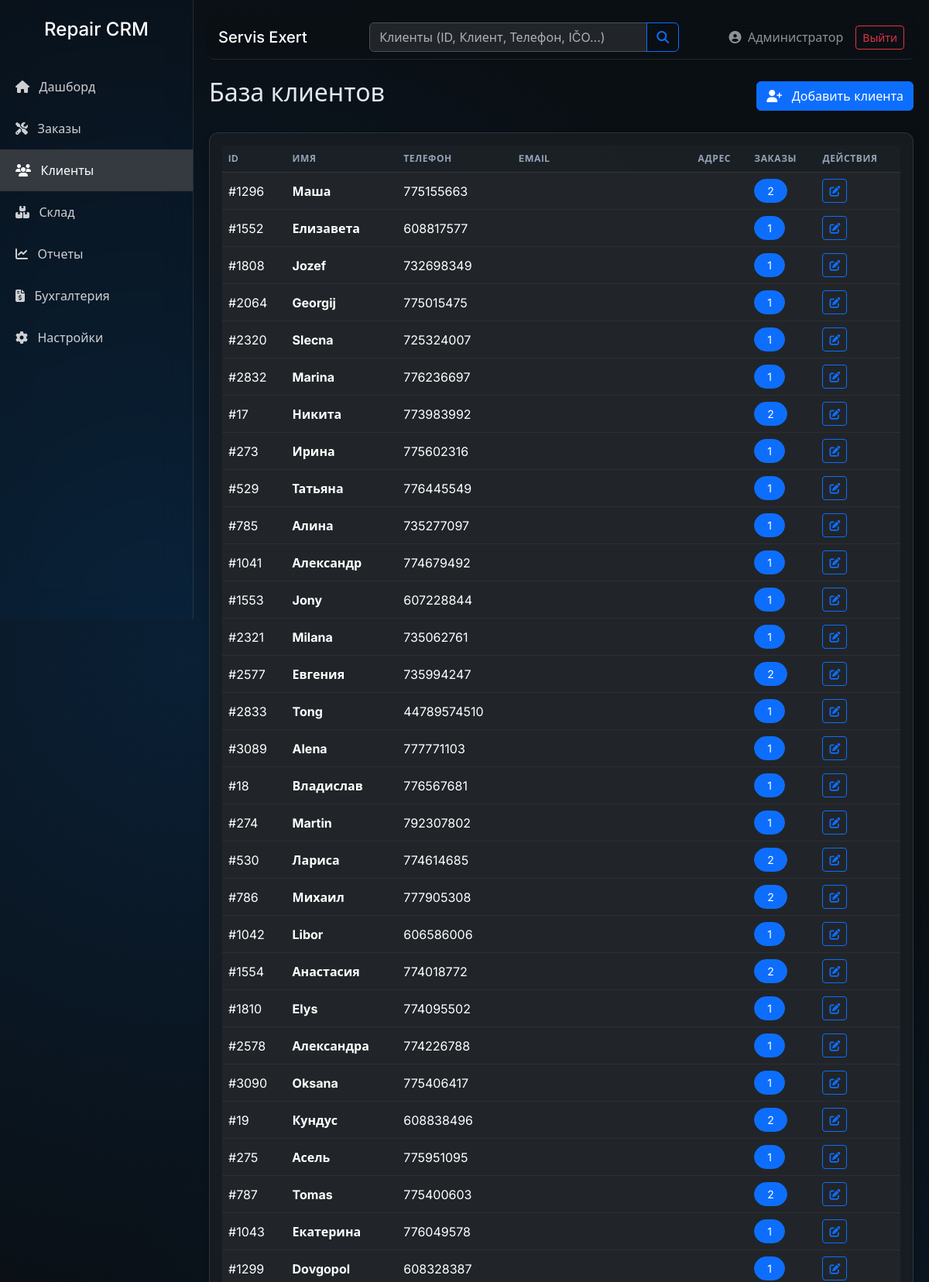
Screenshot of /customers.php?cp=4 (signed in, upper part) with the database file from the repository.
### tables this page shows
CREATE TABLE `customers` (
  `id` int(11) NOT NULL AUTO_INCREMENT,
  `customer_type` enum('private','company') DEFAULT 'private',
  `first_name` varchar(50) NOT NULL,
  `last_name` varchar(50) NOT NULL,
  `ico` varchar(20) DEFAULT NULL,
  `dic` varchar(20) DEFAULT NULL,
  `company` varchar(100) DEFAULT NULL,
  `phone` varchar(20) DEFAULT NULL,
  `email` varchar(100) DEFAULT NULL,
  `address` text DEFAULT NULL,
  `created_at` timestamp NOT NULL DEFAULT current_timestamp(),
  `old_user_id` int(11) DEFAULT NULL,
  PRIMARY KEY (`id`)
);

### includes/functions.php (called while the page is built, shortened)
<?php
function get_setting($key, $default = '') {
    global $pdo;
    static $cache = [];
    if (array_key_exists($key, $cache)) {
        return $cache[$key];
    }
    try {
        $stmt = $pdo->prepare("SELECT setting_value FROM system_settings WHERE setting_key = ?");
        $stmt->execute([$key]);
        $val = $stmt->fetchColumn();
        if ($val !== false) {
            $cache[$key] = $val;
            return $val;
        }
    } catch (Exception $e) {
        $cache[$key] = $default;
        return $default;
    }
    return $default;
}
?>

### includes/lang.php (called while the page is built, shortened)
<?php
function __($key, $override_lang = null) {
    global $lang_data, $pdo;
    if ($override_lang) {
        $lang = $override_lang;
    } elseif (isset($_SESSION['lang'])) {
        $lang = $_SESSION['lang'];
    } elseif (isset($pdo) && function_exists('get_setting')) {
        $lang = get_setting('language', 'ru');
    } else {
        $lang = 'ru';
    }
    return $lang_data[$lang][$key] ?? $key;
}
?>

### customers.php (the view, shortened to what this page needs)
<?php
require_once 'includes/config.php';
require_once 'includes/functions.php';
require_once 'includes/header.php';
$customers = [];
if (isset($pdo)) {
    try {
        $limit = 50;
        $page = isset($_GET['cp']) && is_numeric($_GET['cp']) ? (int)$_GET['cp'] : 1;
        $offset = ($page - 1) * $limit;
        $search = $_GET['search'] ?? '';
        if (!empty($search)) {
            $search = trim($search);
            $exact_id_filter = is_numeric($search) ? " OR id = ?" : "";
            $count_stmt = $pdo->prepare("SELECT COUNT(*) FROM customers WHERE (first_name LIKE ? OR last_name LIKE ? OR phone LIKE ? OR email LIKE ? OR ico LIKE ? OR dic LIKE ? OR company LIKE ?$exact_id_filter)");
            $term = "%$search%";
            $params = [$term, $term, $term, $term, $term, $term, $term];
            if (is_numeric($search)) $params[] = (int)$search;
            $count_stmt->execute($params);
            $total_customers = $count_stmt->fetchColumn();
            $stmt = $pdo->prepare("SELECT * FROM customers WHERE
                (first_name LIKE ? OR
                last_name LIKE ? OR
                phone LIKE ? OR
                email LIKE ? OR
                ico LIKE ? OR
                dic LIKE ? OR
                company LIKE ?$exact_id_filter)
                ORDER BY (CASE WHEN id = ? THEN 1 ELSE 2 END), last_name ASC LIMIT $limit OFFSET $offset");
            $search_id = is_numeric($search) ? (int)$search : 0;
            $exec_params = $params;
            $exec_params[] = $search_id;
            $stmt->execute($exec_params);
        } else {
            $stmt = $pdo->query("SELECT * FROM customers ORDER BY last_name ASC LIMIT $limit OFFSET $offset");
        }
        $customers = $stmt->fetchAll();
        $order_counts = [];
        if (!empty($customers)) {
            $customer_ids = array_column($customers, 'id');
            $placeholders = implode(',', array_fill(0, count($customer_ids), '?'));
            $c_stmt = $pdo->prepare("SELECT customer_id, COUNT(*) as cnt FROM orders WHERE customer_id IN ($placeholders) GROUP BY customer_id");
            $c_stmt->execute($customer_ids);
            while ($row = $c_stmt->fetch()) {
                $order_counts[$row['customer_id']] = (int)$row['cnt'];
            }
        }
    } catch (PDOException $e) { }
}
?>
<div class="d-flex justify-content-between align-items-center mb-4">
    <h2><?php echo __('customers_db'); ?></h2>
    <div class="d-flex gap-2">
        <button class="btn btn-primary" data-bs-toggle="modal" data-bs-target="#newCustomerModal">
            <i class="fas fa-user-plus me-2"></i> <?php echo __('add_customer'); ?>
        </button>
    </div>
</div>
<div class="card">
    <div class="card-body">
        <div class="table-responsive">
            <table class="table table-hover align-middle">
                <thead>
                    <tr>
                        <th>ID</th>
                        <th><?php echo __('name_col'); ?></th>
                        <th><?php echo __('phone'); ?></th>
                        <th>Email</th>
                        <th><?php echo __('address'); ?></th>
                        <th><?php echo __('orders'); ?></th>
                        <th><?php echo __('actions'); ?></th>
                    </tr>
                </thead>
                <tbody>
                    <?php if (empty($customers)): ?>
                        <tr>
                            <td colspan="7" class="text-center py-4 text-muted"><?php echo __('no_customers_found'); ?></td>
                        </tr>
                    <?php else: ?>
                        <?php foreach ($customers as $customer): ?>
                        <tr>
                            <td>#<?php echo $customer['id']; ?></td>
                            <td>
                                <strong>
                                    <?php
                                    if ($customer['customer_type'] == 'company') {
                                        echo htmlspecialchars($customer['company'] ?: $customer['last_name']);
                                        echo ' <small class="text-muted">(Firma)</small>';
                                    } else {
                                        echo htmlspecialchars($customer['last_name'] . ' ' . $customer['first_name']);
                                    }
                                    ?>
                                </strong>
                            </td>
                            <td><?php echo htmlspecialchars($customer['phone']); ?></td>
                            <td><?php echo htmlspecialchars($customer['email']); ?></td>
                            <td><?php echo htmlspecialchars($customer['address']); ?></td>
                            <td>
                                <?php
                                $count = $order_counts[$customer['id']] ?? 0;
                                ?>
                                <button class="btn btn-sm <?php echo $count > 0 ? 'btn-primary' : 'btn-outline-secondary'; ?> rounded-pill px-3"
                                        onclick="showCustomerOrders(<?php echo $customer['id']; ?>, '<?php echo htmlspecialchars($customer['first_name'] . ' ' . $customer['last_name']); ?>')"
                                        <?php echo $count == 0 ? 'disabled' : ''; ?>>
                                    <?php echo $count; ?>
                                </button>
                            </td>
                            <td>
                                <div class="btn-group btn-group-sm">
                                    <a href="edit_customer.php?id=<?php echo $customer['id']; ?>" class="btn btn-outline-primary"><i class="fas fa-edit"></i></a>
                                </div>
                            </td>
                        </tr>
                        <?php endforeach; ?>
                    <?php endif; ?>
                </tbody>
            </table>
        </div>
    </div>
</div>
<?php require_once 'includes/footer.php'; ?>

### assets/css/style.css (style rules this page uses)
:root { --sidebar-width: 250px; --primary-color: #0d7ff2; --glass-bg: rgba(255, 255, 255, 0.05); --glass-border: rgba(255, 255, 255, 0.1); }
body { background-color: #0a0f14; background-image: radial-gradient(circle at 20% 30%, rgba(13, 127, 242, 0.15) 0%, transparent 40%), radial-gradient(circle at 80% 70%, rgba(13, 127, 242, 0.1) 0%, transparent 40%); background-attachment: fixed; color: #e2e8f0; font-family: 'Inter', system-ui, -apple-system, sans-serif; position: relative; }
.card { border: 1px solid var(--glass-border); background: rgba(25, 30, 36, 0.8); box-shadow: 0 4px 12px 0 rgba(0, 0, 0, 0.2); margin-bottom: 20px; border-radius: 12px; color: #e2e8f0; }
.table { color: #cbd5e1; }
.table thead th { background-color: rgba(255,255,255,0.02); text-transform: uppercase; font-size: 0.75rem; letter-spacing: 0.05em; color: #94a3b8; border-bottom: 1px solid var(--glass-border); }
.table td { border-color: rgba(255,255,255,0.05); }

### rows the page displays
customers: id "1296", last_name+first_name "Маша", phone "775155663", id "2"
customers: id "1552", last_name+first_name "Елизавета", phone "608817577", id "1"
customers: id "1808", last_name+first_name "Jozef", phone "732698349", id "1"
customers: id "2064", last_name+first_name "Georgij", phone "775015475", id "1"
customers: id "2320", last_name+first_name "Slecna", phone "725324007", id "1"
customers: id "2832", last_name+first_name "Marina", phone "776236697", id "1"
customers: id "17", last_name+first_name "Никита", phone "773983992", id "2"
customers: id "273", last_name+first_name "Ирина", phone "775602316", id "1"
customers: id "529", last_name+first_name "Татьяна", phone "776445549", id "1"
customers: id "785", last_name+first_name "Алина", phone "735277097", id "1"
customers: id "1041", last_name+first_name "Александр", phone "774679492", id "1"
customers: id "1553", last_name+first_name "Jony", phone "607228844", id "1"
customers: id "2321", last_name+first_name "Milana", phone "735062761", id "1"
customers: id "2577", last_name+first_name "Евгения", phone "735994247", id "2"
customers: id "2833", last_name+first_name "Tong", phone "44789574510", id "1"
customers: id "3089", last_name+first_name "Alena", phone "777771103", id "1"
customers: id "18", last_name+first_name "Владислав", phone "776567681", id "1"
customers: id "274", last_name+first_name "Martin", phone "792307802", id "1"
customers: id "530", last_name+first_name "Лариса", phone "774614685", id "2"
customers: id "786", last_name+first_name "Михаил", phone "777905308", id "2"
customers: id "1042", last_name+first_name "Libor", phone "606586006", id "1"
customers: id "1554", last_name+first_name "Анастасия", phone "774018772", id "2"
customers: id "1810", last_name+first_name "Elys", phone "774095502", id "1"
customers: id "2578", last_name+first_name "Александра", phone "774226788", id "1"
customers: id "3090", last_name+first_name "Oksana", phone "775406417", id "1"
customers: id "19", last_name+first_name "Кундус", phone "608838496", id "2"
customers: id "275", last_name+first_name "Асель", phone "775951095", id "1"
customers: id "787", last_name+first_name "Tomas", phone "775400603", id "2"
customers: id "1043", last_name+first_name "Екатерина", phone "776049578", id "1"
customers: id "1299", last_name+first_name "Dovgopol", phone "608328387", id "1"

### other values shown
__('dashboard') "Дашборд"
__('orders') "Заказы"
__('customers') "Клиенты"
__('inventory') "Склад"
__('reports') "Отчеты"
__('accounting') "Бухгалтерия"
__('settings') "Настройки"
get_setting('company_name', 'Repair CRM') "Servis Exert"
$_SESSION['full_name'] "Администратор"
__('logout') "Выйти"
__('customers_db') "База клиентов"
__('add_customer') "Добавить клиента"
__('name_col') "ИМЯ"
__('phone') "ТЕЛЕФОН"
__('address') "АДРЕС"
